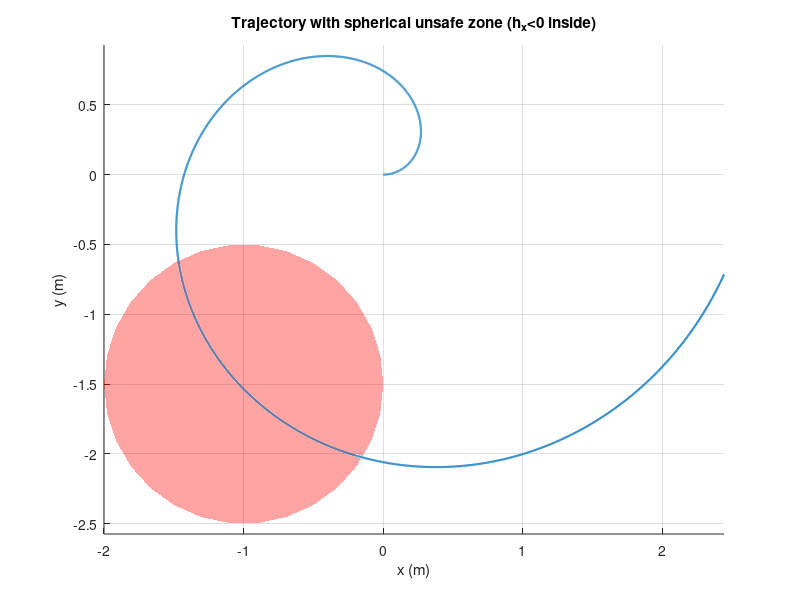

The MATLAB source for this figure: (Note: this script raises an error after producing the figure.)
%% CLF-CBF-QP Tracking for double integrator with input bounds
% Dynamics: xdot = A x + B u
% Error: e = x - xd(t)
% CLF: V = e' P e
% CBF (state constraint): ||e|| < 3 -> h(e) = 9 - e'e
% Barrier: Bbar = -log( h/(1+h) )  (logarithmic reciprocal barrier)
% Constraints:
%   CLF (soft): LfV + LgV*u + c*V - delta <= 0
%   CBF (hard): LfB + LgB*u - gamma/Bbar <= 0
%   Input: -1 <= u <= 1
%   (optional) delta >= 0
clear; clc; close all;
%% Define plant dynamics
f = @(x) [x(4); x(5); x(6); 0; 0; 0];
g = @(x) [0 0 0; 0 0 0; 0 0 0; 1 0 0; 0 1 0; 0 0 1];
NS = 6;
NC = 3;
Q = diag([1,1,1,1,1,1])*1;
R = diag([1,1,1])*1;

%% LQR conparison
A = [0  0   0   1   0   0   
        0   0   0   0   1   0   
        0   0   0   0   0   1   
        0   0   0   0   0   0  
        0   0   0   0   0   0   
        0   0   0   0   0   0];

B = [0  0   0  
        0   0   0
        0   0   0
        1   0   0
        0   1   0
        0   0   1];

[K, P, z]= lqr(A,B,Q,R);

%% Simulation settings
dt = 1e-2;
Tf = 30;
N  = round(Tf/dt);

T = (0:N)*dt;

x = zeros(NS, N+1);
u = zeros(NC, N+1);
ref_save = zeros(6,N);
delta = zeros(1, N+1);

ref = @(t) [(1-exp(-0.01*t))*9.81*cos(0.2*t);  % reference_x
             (1-exp(-0.01*t))*9.81*sin(0.2*t);  % reference_y
             .1*t;
             (sin(t/5)*((981*exp(-t/100))/100 - 981/100))/5 + (981*cos(t/5)*exp(-t/100))/10000 ;
                (981*sin(t/5)*exp(-t/100))/10000 - (cos(t/5)*((981*exp(-t/100))/100 - 981/100))/5;
                                                                            1/10];                  
ref_dot = @(t) [(sin(t/5)*((981*exp(-t/100))/100 - 981/100))/5 + (981*cos(t/5)*exp(-t/100))/10000 ;
                (981*sin(t/5)*exp(-t/100))/10000 - (cos(t/5)*((981*exp(-t/100))/100 - 981/100))/5;
                                                                            1/10;
(cos(t/5)*((981*exp(-t/100))/100 - 981/100))/25 - (981*cos(t/5)*exp(-t/100))/1000000 - (981*sin(t/5)*exp(-t/100))/25000
(sin(t/5)*((981*exp(-t/100))/100 - 981/100))/25 + (981*cos(t/5)*exp(-t/100))/25000 - (981*sin(t/5)*exp(-t/100))/1000000
                                                                              0];
%% barrier function
radius = 1.0;
c = [-1;-1.5;2];

h_x = @(x,c,r) (x(1)-c(1)).^2 + (x(2)-c(2)).^2 + (x(3)-c(3)).^2 - r.^2; % > 0

delB_delx = @(x,c,r) (2*x(1)-2*c(1)) / (h_x(x,c,r)*(1+h_x(x,c,r))); 
delB_dely = @(x,c,r) (2*x(2)-2*c(2)) / (h_x(x,c,r)*(1+h_x(x,c,r)));
delB_delz = @(x,c,r) (2*x(3)-2*c(3)) / (h_x(x,c,r)*(1+h_x(x,c,r)));
gradB = @(x,c,r) [delB_delx(x,c,r); delB_dely(x,c,r); delB_delz(x,c,r); 0; 0; 0];

for i = 1:N
    t = T(i);
    ref_save(:,i) = ref(t);
end

figure; hold on; grid on; axis equal;
plot3(ref_save(1,:), ref_save(2,:), ref_save(3,:), 'LineWidth', 1.5);
nSphere = 30;                              % resolution
[Xs,Ys,Zs] = sphere(nSphere);              % unit sphere
Xs = radius*Xs + c(1);
Ys = radius*Ys + c(2);
Zs = radius*Zs + c(3);

surf(Xs, Ys, Zs, ...
    'FaceAlpha', 0.20, ...                 % translucent
    'EdgeAlpha', 0.10, ...                 % faint mesh
    'FaceColor', [1 0 0], ...              % red unsafe boundary
    'EdgeColor', 'k');

plot3(c(1), c(2), c(3), 'rx', 'MarkerSize', 10, 'LineWidth', 2);

xlabel("x (m)"); ylabel("y (m)"); zlabel("z (m)");
title('Trajectory with spherical unsafe zone (h_x<0 inside)');

%% CLF-CBF-QP parameters
% stabilizing terms 
c_clf     = 1;     % CLF rate 
p_delta   = 1;     % penalty on delta^2 (big => stability over saftey)
% safety terms 
gamma_cbf = 1.0;     % CBF gamma in  gamma/Bbar
k0 = 20;                   % stiffness
k1 = 2*sqrt(k0);           % damping

u_min = -10;
u_max =  10;

% initial condition (pick something safe)
x(:,1) = 1*randn(NS,1);  % you can change

% quadprog options
opts = optimoptions('quadprog', 'Display','off');

%% Main loop
for k = 1:N
    t = T(k);
    ref_save(:,k) = ref(t);
    % current error
    e_k = x(:,k) - ref(t);
    e(:,k) = e_k;

    % ---- Step 1: nominal LQR input (unsafe nominal)
    % Your requested nominal: u_nom = -K*e
    u_nom = -K * e_k;

    % ---- Error drift term d(t) used in Lf(.) calculations
    % d = A*xd(t) - xd_dot(t);   % = [0; sin(t)] this is infact the feed 
    % forward term to transform xdot = Ax + Bu to edot = Ae + Bu
    % +feedforward terms
    f_e = A*e_k + A*ref(t) - ref_dot(t);           % drift in error dynamics (without control)

    % ---- Step 2: CLF V(e)=e'Pe and soft constraint
    f_x = A*x(:,k);
    V = e_k' * P * e_k;                 % CLF
    gradV = 2 * P * e_k;                % dV/de
    LfV = gradV' * (f_e + f_x);                 % along f_e
    LgV = gradV' * B;                   % 1x3

    % CLF inequality: [LgV, -1]*[u;delta] <= -LfV - c*V
    A_clf = [LgV, -1];
    b_clf = -LfV - c_clf*V;

    % ---- Step 3: h(x) and cbf
    h = h_x(x(:,k),c,radius);
    htraj(k) = h;

    % Guard against infeasible/undefined barrier if already unsafe
    eps_h = 1e-10;
    if h <= eps_h
        % If you start outside, the barrier is undefined; clip for numerics.
        % In real use, you should ensure initial condition satisfies h>0.
        h = eps_h;
    end

    % Barrier function: Bbar = -log(h/(1+h))
    Bbar = -log( h/(1+h) );
    % second order (relative degree 2 CBF) LgB = 0 for this B(x), need barrier to include controls
    % Lf_Lf_h + Lg_Lf_h*u + k1*Lf_h + k0*h + gamma_cbf/Bbar >= 0 (zeroing barrier function)
    % -Lg_Lf_h*u <= Lf_Lf_h + k1*Lf_h + k0*h + gamma_cbf/Bbar
    % [-Lg_Lf_h, 0]* [u ; delta] <= Lf_Lf_h + k1*Lf_h + k0*h + gamma_cbf/Bbar
    %          A_cbf * U        <=  B_cbf
    position = x(1:3,k);
    velocity = x(4:6,k);
    % h = (position - c)'*(position - c) - r^2
    Lf_h = 2*(position - c)'*velocity;          % grad_h' * f(x)
    Lf_Lf_h = 2*(velocity'*velocity);           % grad(grad_h' * f(x))' * f(x)
    Lg_Lf_h = 2*(position - c)';                % grad(grad_h' * f(x))' * g(x)

    A_cbf = [-Lg_Lf_h, 0]; % 1x4
    b_cbf = Lf_Lf_h + k1*Lf_h + k0*h + gamma_cbf/Bbar; % 1x1

    % ---- Step 4: CLF-CBF QP
    % Decision U = [u; delta]
    %
    % Objective: minimize (u - u_nom)^2 + p_delta * delta^2
    % In standard quadprog form: 0.5*U'HU + f'U
    H   = blkdiag(2*eye(NC), 2*p_delta);    % 4x4
    fqp = [-2*u_nom; 0];                   % 4x1

    % Additional constraints:
    %  -1 <= u <= 1
    A_u = [ eye(NC),  zeros(NC,1);
           -eye(NC),  zeros(NC,1) ];     % 6x4
    b_u = [ u_max*ones(NC,1);
           -u_min*ones(NC,1) ];          % 6x1

    % delta >= 0 (optional but standard for "softening")
    A_del = [zeros(1,NC), -1];   % 1x4
    b_del = 0;

    % Stack constraints: A*U <= b
    Aqp = [A_clf;
           A_cbf;
           A_u;
           A_del];

    bqp = [b_clf;
           b_cbf;
           b_u;
           b_del];

    % Solve QP
    [Uopt,~,exitflag] = quadprog(H, fqp, Aqp, bqp, [], [], [], [], [], opts);

    if exitflag <= 0 || isempty(Uopt)
        % Fallback: saturate nominal if QP fails (should be rare if feasible)
        u_k = min(max(u_nom, u_min), u_max);
        del_k = 0;
    else
        u_k = Uopt(1:3);
        del_k = Uopt(4);
    end

    u(:,k) = u_k;
    delta(k) = del_k;

    % Integrate actual system (Euler)
    xdot = A*x(:,k) + B*u_k;
    x(:,k+1) = x(:,k) + dt*xdot;
end


%% Plots
figure; 
subplot(3,1,1);
plot(T, x(1,:), 'LineWidth', 1.2); hold on;
plot(T(1:end-1), ref_save(1,:), '--', 'LineWidth', 1.2); % (will error because xd expects scalar)
legend('x_1','xd_1'); title('x_1 vs desired'); grid on;

subplot(3,1,2);
plot(T, x(2,:), 'LineWidth', 1.2); hold on;
plot(T(1:end-1), ref_save(2,:), 'LineWidth', 1.2);
legend('x_2','xd_2'); title('x2 vs desired'); grid on;

subplot(3,1,3);
plot(T, x(3,:), 'LineWidth', 1.2); hold on;
plot(T(1:end-1), ref_save(3,:), 'LineWidth', 1.2);
legend('x_3','xd_3'); title('x3 vs desired'); grid on;

figure;
subplot(3,1,1);
plot(T, u(1,:), 'LineWidth', 1.2); hold on;
yline(u_max,'--'); yline(u_min,'--');
legend('u1','u_{max}','u_{min}'); title('Control input (bounded)'); grid on;
subplot(3,1,2);
plot(T, u(2,:), 'LineWidth', 1.2); hold on;
yline(u_max,'--'); yline(u_min,'--');
legend('u2','u_{max}','u_{min}'); grid on;
subplot(3,1,3);
plot(T, u(3,:), 'LineWidth', 1.2); hold on;
yline(u_max,'--'); yline(u_min,'--');
legend('u3','u_{max}','u_{min}'); grid on;

% figure;
% plot(T, delta, 'LineWidth', 1.2);
% title('\delta (CLF relaxation)'); grid on;

figure;
plot(T(1:end-1), htraj, 'LineWidth', 1.2); yline(0,'--');
title('h(x) (must stay > 0)'); grid on;
legend("h(x)")

figure; hold on; grid on;
plot3(x(1,:),x(2,:), x(3,:),Color=[0,0,1],LineStyle="-")
plot3(ref_save(1,:), ref_save(2,:), ref_save(3,:),Color=[0,1,0],LineStyle="--")
surf(Xs, Ys, Zs, ...
    'FaceAlpha', 0.10, ...                 % translucent
    'EdgeAlpha', 0.10, ...                 % faint mesh
    'FaceColor', [1 0 0], ...              % red unsafe boundary
    'EdgeColor', 'k');
xlabel("x (m)"); ylabel("y (m)"); zlabel("z (m)");
legend("safe trajectory", "reference","unsafe region")
